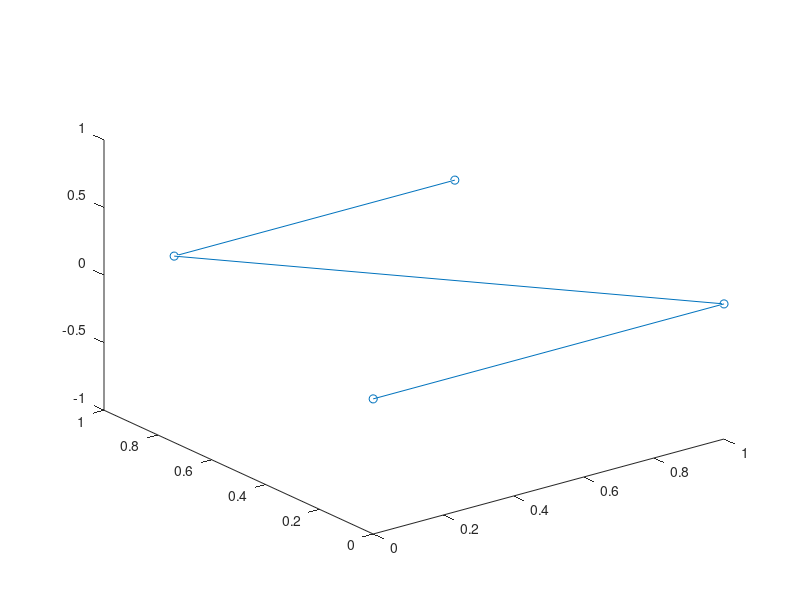

Source code (MATLAB):
clear
close all
clc

%% Dati iniziali

% velocità asintotica
U_inf = 1;

% angolo di sideslip (inserire in gradi)
beta = 0; 
beta = deg2rad(beta);

% Rotazione della velocità 
U_inf = [cos(beta) sin(beta) 0]' .* U_inf;

% Inserire numero di corpi
N_corpi = 1;

corda_radice = [1];
diedro = [0]; % inserire in gradi
diedro = deg2rad(diedro);

freccia = [0]; % inserire in gradi
freccia = deg2rad(freccia);

rastremazione = [0.8]; 
lambda = [10]; % allungamento alare
apertura_alare = 2;
%
LE_posizione_X = [0];
LE_positione_Y = [0];
LE_positione_Z = [0];

angolo_di_rollio = [0];
angolo_di_incidenza_aero = [0]; % alpha
angolo_di_beccheggio = [0];

% Discretizzazione
discretizzazione_semiapertura_alare = [20];
discretizzazione_direzione_corda = [20];

%% Parametri per costruzione ala

semi_apertura_alare = apertura_alare ./ 2;

superficie_alare = 2 * (semi_apertura_alare .* corda_radice .* ( 1 + rastremazione ) ./ 2);

superficie_piana = superficie_alare .* cos(diedro(1));

corda_tip = corda_radice .* rastremazione;

% Corda media aerodinamica MAC
MAC = (2/3) .* corda_radice .* ( (1 + rastremazione + rastremazione.^2)./(1 + rastremazione));

%% Creazione struttura ala

punti_di_controllo = [];
punti_di_induzione = [];
normali_pannelli = [];
vortici_a_infinito = [];
vortici = [];
mesh = [];
estremi_ala = [];

for i = 1:N_corpi
    Y_incidenza_aero = [cos(angolo_di_incidenza_aero(i))  0   sin(angolo_di_incidenza_aero(i));
                              0                      1               0                   ;          
                   -sin(angolo_di_incidenza_aero(i)) 0   cos(angolo_di_incidenza_aero(i))];
    X_diedro = [1 0 0;
                0 cos(diedro(i)) -sin(diedro(i));
                0 sin(diedro(i)) cos(diedro(i))];
    estremi_ala_radice_LE = [0 0 0]';
    estremi_ala = [estremi_ala, estremi_ala_radice_LE];

    estremi_ala_radice_TE = estremi_ala_radice_LE + Y_incidenza_aero * [corda_radice(i), 0, 0]';
    estremi_ala = [estremi_ala, estremi_ala_radice_TE];

    estremi_ala_tip_LE = [0, semi_apertura_alare, 0]';
    estremi_ala_tip_LE = X_diedro * estremi_ala_tip_LE; % aggiunta diedro
    estremi_ala_tip_LE(1) = estremi_ala_radice_LE(1) + semi_apertura_alare .* tan(freccia(i)) + corda_radice - corda_tip; % aggiunta freccia
    estremi_ala_tip_LE = Y_incidenza_aero * estremi_ala_tip_LE;
    estremi_ala = [estremi_ala, estremi_ala_tip_LE];

    estremi_ala_tip_TE = estremi_ala_tip_LE + Y_incidenza_aero * [corda_tip 0 0]';
    estremi_ala = [estremi_ala, estremi_ala_tip_TE];

    % Discretizzazione direzione ala
    LE_discretizzazione = linspace(0, 1, discretizzazione_semiapertura_alare(i)+1);

    punti_LE = zeros(3, length(LE_discretizzazione));
    punti_TE = zeros(3, length(LE_discretizzazione));

    for j = 1:length(LE_discretizzazione)
        punti_LE(:, j) = (estremi_ala_tip_LE - estremi_ala_radice_LE).* j + estremi_ala_radice_LE;
        punti_TE(:, j) = (estremi_ala_tip_TE - estremi_ala_radice_TE) .* j + estremi_ala_radice_TE;
    end

    % Discretizzazione direzione corda
    corda_discretizzazione = linspace(0, 1, discretizzazione_direzione_corda(i)+1);

    punti_radice = zeros(3, length(corda_discretizzazione));
    punti_tip = zeros(3, length(corda_discretizzazione));

    for j = 1:length(corda_discretizzazione)
        punti_radice(:, j) = (estremi_ala_radice_TE - estremi_ala_radice_LE).* j + estremi_ala_radice_LE;
        punti_tip(:, j) = (estremi_ala_tip_TE - estremi_ala_tip_LE) .* j + estremi_ala_tip_LE;
    end

    % Creazione mesh
    mesh = cell(discretizzazione_direzione_corda(i)+1, discretizzazione_semiapertura_alare(i)*2 + 1); %
    vortici = cell(discretizzazione_direzione_corda(i)+1, discretizzazione_semiapertura_alare(i)*2 +1);
    punti_di_controllo = cell(discretizzazione_direzione_corda(i), discretizzazione_semiapertura_alare(i)*2);
    punti_di_induzione = cell(discretizzazione_direzione_corda(i), discretizzazione_semiapertura_alare(i)*2);
    normali_pannelli = cell(discretizzazione_direzione_corda(i), discretizzazione_semiapertura_alare(i)*2);
    vortici_a_infinito = cell(discretizzazione_direzione_corda(i)+1, discretizzazione_semiapertura_alare(i)*2);
    
    lunghezza_vortici_infinito = 100 * corda_radice;

    for j = 1:length(corda_discretizzazione)-1

        quarto_tip = (punti_tip(:, j) + 3.*punti_tip(:, j+1)) ./ 4;
        quarto_radice = (punti_radice(:, j) + 3.*punti_radice(:, j+1)) ./ 4;
        
        trequarti_tip = 3*(punti_tip(:, j) + 3.*punti_tip(:, j+1)) ./ 4;
        trequarti_radice = 3*(punti_tip(:, j) + 3.*punti_tip(:, j+1)) ./ 4;

        for k = 1:length(discretizzazione_semiapertura_alare)-1
            vortici{i}{j} = (quarto_tip - quarto_radice).*(LE_discretizzazione(j)) + quarto_radice;
        end

    end


end

figure;
grid on;
plot3(estremi_ala(1, :), estremi_ala(2, :), estremi_ala(3, :), 'o-');





